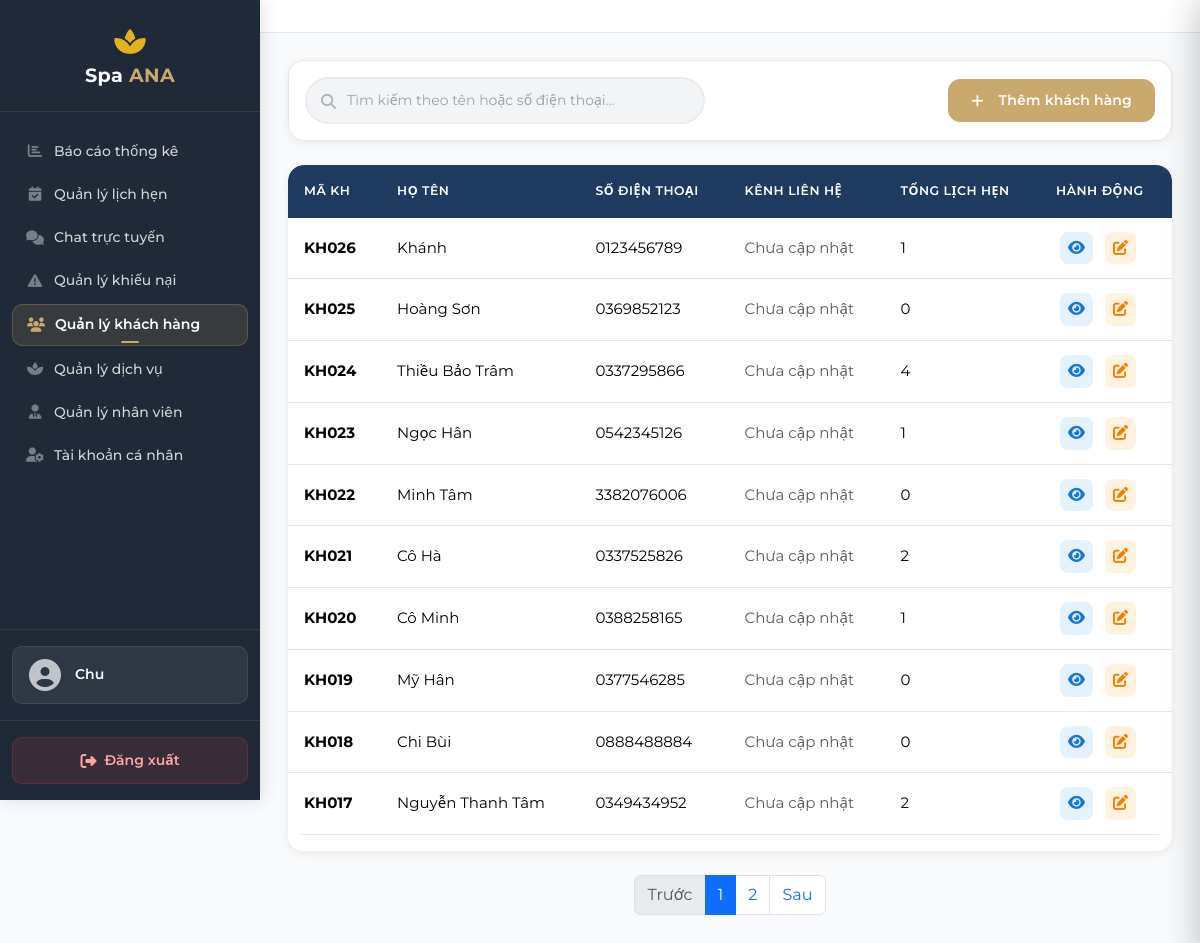
The app's page /manage/customers/ (signed in) with its own data.
### customers/models.py (models this page shows, shortened)
class CustomerProfile(models.Model):
    GENDER_CHOICES = [
        ('Nam', 'Nam'),
        ('Nu', 'Nữ'),
        ('Khac', 'Khác'),
    ]
    user = models.OneToOneField(
        User, on_delete=models.SET_NULL,
        null=True, blank=True,
        related_name='customer_profile',
        verbose_name='User'
    )
    phone = models.CharField(max_length=15, unique=True, verbose_name='Số điện thoại')
    full_name = models.CharField(max_length=100, verbose_name='Họ và tên')
    email = models.CharField(max_length=255, blank=True, null=True, unique=True, verbose_name='Email')
    gender = models.CharField(max_length=10, choices=GENDER_CHOICES, blank=True, null=True, verbose_name='Giới tính')
    dob = models.DateField(blank=True, null=True, verbose_name='Ngày sinh')
    address = models.CharField(max_length=255, blank=True, null=True, verbose_name='Địa chỉ')
    notes = models.CharField(max_length=1000, blank=True, null=True, verbose_name='Ghi chú')
    contact_channel = models.CharField(max_length=20, blank=True, null=True, verbose_name='Kênh liên hệ')
    created_at = models.DateTimeField(auto_now_add=True, verbose_name='Thời điểm tạo hồ sơ')
    updated_at = models.DateTimeField(auto_now=True, null=True, blank=True, verbose_name='Thời điểm cập nhật gần nhất')
    class Meta:
        db_table = 'customer_profiles'
        verbose_name = 'Khách hàng'
        verbose_name_plural = 'Khách hàng'
        ordering = ['-created_at']
        indexes = [models.Index(fields=['phone'])]
        constraints = [
            models.CheckConstraint(
                check=models.Q(gender__in=['Nam', 'Nu', 'Khac']) | models.Q(gender__isnull=True),
                name='customerprofile_gender_valid'
            )
        ]

### customers/views.py (the view, shortened to what this page needs)
# urls.py: path('manage/customers/', views.admin_customers, name='admin_customers'),
@login_required(login_url='accounts:login')
def admin_customers(request):
    if not (request.user.is_staff or request.user.is_superuser):
        messages.error(request, 'Bạn không có quyền truy cập trang này.')
        return redirect('pages:home')
    search_query = request.GET.get('search', '').strip()
    customers_qs = CustomerProfile.objects.select_related('user').filter(
        Q(user__isnull=True) | Q(user__is_staff=False, user__is_superuser=False)
    )
    if search_query:
        customers_qs = customers_qs.filter(
            Q(full_name__icontains=search_query) |
            Q(phone__icontains=search_query)
        )
    customers_qs = customers_qs.annotate(
        appt_count=Count(
            'appointments',
            filter=Q(
                appointments__status__in=['NOT_ARRIVED', 'ARRIVED', 'COMPLETED'],
                appointments__deleted_at__isnull=True,
            )
        )
    )
    customers_qs = customers_qs.order_by('-created_at')
    from django.core.paginator import Paginator, EmptyPage, PageNotAnInteger
    paginator = Paginator(customers_qs, 10) # 10 items per page
    page_number = request.GET.get('page', 1)
    try:
        customers = paginator.get_page(page_number)
    except PageNotAnInteger:
        customers = paginator.get_page(1)
    except EmptyPage:
        customers = paginator.get_page(paginator.num_pages)
    return render(request, 'customers/admin_customers.html', {
        'customers': customers,
        'search_query': search_query,
    })

### templates/customers/admin_customers.html (shortened to what this page needs)
{% extends "manage/base.html" %}
{% load static %}
{% block content %}
<div class="card mb-4">
    <div class="card-body">
        <div class="row align-items-center">
            <div class="col-md-8">
                <form method="GET" action="{% url 'customers:admin_customers' %}" class="search-box m-0 w-100" id="searchFilterForm">
                    <i class="fas fa-search"></i>
                    <input type="text" class="form-control" name="search" id="searchInput" placeholder="Tìm kiếm theo tên hoặc số điện thoại..." value="{{ search_query }}">
                </form>
            </div>
            <div class="col-md-4 text-md-end mt-3 mt-md-0">
                <button class="btn btn-warning" data-bs-toggle="modal" data-bs-target="#addCustomerModal">
                    <i class="fas fa-plus me-2"></i>Thêm khách hàng
                </button>
            </div>
        </div>
    </div>
</div>
<div class="customer-table">
    <div class="table-responsive">
        <table class="table table-hover" id="customerTable">
            <thead>
                <tr>
                    <th>Mã KH</th>
                    <th>Họ tên</th>
                    <th>Số điện thoại</th>
                    <th>Kênh liên hệ</th>
                    <th>Tổng lịch hẹn</th>
                    <th>Hành động</th>
                </tr>
            </thead>
            <tbody id="customerTableBody">
                {% for c in customers %}
                <tr>
                    <td><strong>KH{{ c.id|stringformat:"03d" }}</strong></td>
                    <td>{{ c.full_name }}</td>
                    <td>{{ c.phone }}</td>
                    <td>
                        {% if c.contact_channel %}
                            <span class="contact-badge
                                {% if c.contact_channel == 'Zalo' %}zalo
                                {% elif c.contact_channel == 'Facebook' %}facebook
                                {% elif c.contact_channel == 'Điện thoại' %}dien-thoai
                                {% elif c.contact_channel == 'Khác' %}khac
                                {% else %}mac-dinh
                                {% endif %}">
                                {{ c.contact_channel }}
                            </span>
                        {% else %}
                            <span class="text-muted">Chưa cập nhật</span>
                        {% endif %}
                    </td>
                    <td>{{ c.appt_count }}</td>
                    <td>
                        <button class="action-btn view"
                            onclick="viewCustomer(
                                '{{ c.id }}',
                                '{{ c.full_name|escapejs }}',
                                '{{ c.phone|escapejs }}',
                                '{% if c.dob %}{{ c.dob|date:"Y-m-d" }}{% endif %}',
                                '{{ c.contact_channel|default:""|escapejs }}',
                                '{{ c.notes|default:""|escapejs }}',
                                '{{ c.appt_count }}',
                                '{{ c.created_at|date:"Y-m-d" }}',
                                '{{ c.gender|default:""|escapejs }}',
                                '{{ c.address|default:""|escapejs }}'
                            )"
                            title="Xem">
                            <i class="fas fa-eye"></i>
                        </button>
                        <button class="action-btn edit"
                            onclick='editCustomer(
                                "{{ c.id }}",
                                "{{ c.full_name|escapejs }}",
                                "{{ c.phone|escapejs }}",
                                "{% if c.dob %}{{ c.dob|date:'Y-m-d' }}{% endif %}",
                                "{{ c.contact_channel|default:''|escapejs }}",
                                "{{ c.notes|default:''|escapejs }}",
                                "{{ c.gender|default:''|escapejs }}",
                                "{{ c.address|default:''|escapejs }}"
                            )'
                            title="Sửa">
                            <i class="fas fa-edit"></i>
                        </button>
                    </td>
                </tr>
                {% empty %}
                <tr>
                    <td colspan="6" class="text-center py-4">Chưa có khách hàng nào</td>
                </tr>
                {% endfor %}
            </tbody>
        </table>
    </div>
</div>
{% if customers.has_other_pages %}
<nav class="mt-4">
    <ul class="pagination justify-content-center">
        {% if customers.has_previous %}
        <li class="page-item">
            <a class="page-link" href="?page={{ customers.previous_page_number }}{% if search_query %}&search={{ search_query }}{% endif %}">Trước</a>
        </li>
        {% else %}
        <li class="page-item disabled"><a class="page-link" href="#">Trước</a></li>
        {% endif %}
        {% for num in customers.paginator.page_range %}
            {% if customers.number == num %}
            <li class="page-item active"><span class="page-link">{{ num }}</span></li>
            {% elif num > customers.number|add:'-3' and num < customers.number|add:'3' %}
            <li class="page-item"><a class="page-link" href="?page={{ num }}{% if search_query %}&search={{ search_query }}{% endif %}">{{ num }}</a></li>
            {% endif %}
        {% endfor %}
        {% if customers.has_next %}
        <li class="page-item">
            <a class="page-link" href="?page={{ customers.next_page_number }}{% if search_query %}&search={{ search_query }}{% endif %}">Sau</a>
        </li>
        {% else %}
        <li class="page-item disabled"><a class="page-link" href="#">Sau</a></li>
        {% endif %}
    </ul>
</nav>
{% endif %}
<div class="position-fixed bottom-0 end-0 p-3" style="z-index: 1100">
</div>
{% endblock %}

### templates/manage/includes/sidebar.html (shortened to what this page needs)
{% load static %}
<nav class="admin-sidebar" id="sidebar">
    <div class="sidebar-header">
        <i class="fas fa-spa fa-2x mb-2" style="color: #E0B21B;"></i>
        <h3>Spa <span>ANA</span></h3>
    </div>
    <ul class="nav flex-column sidebar-nav">
        {% if request.user.is_superuser %}
        <li class="nav-item">
            <a class="nav-link {% if request.resolver_match.url_name == 'admin_reports' %}active{% endif %}" href="{% url 'reports:admin_reports' %}">
                <i class="fas fa-chart-bar"></i>
                Báo cáo thống kê
            </a>
        </li>
        {% endif %}
        <li class="nav-item">
            <a class="nav-link {% if request.resolver_match.url_name == 'admin_appointments' %}active{% endif %}" href="{% url 'appointments:admin_appointments' %}">
                <i class="fas fa-calendar-check"></i>
                <span class="sidebar-link-label">Quản lý lịch hẹn</span>
            </a>
        </li>
        <li class="nav-item">
            <a class="nav-link sidebar-chat-link {% if request.resolver_match.url_name == 'admin_live_chat' %}active{% endif %}" href="{% url 'chat:admin_live_chat' %}">
                <i class="fas fa-comments"></i>
                <span class="sidebar-link-label">Chat trực tuyến</span>
            </a>
        </li>
        <li class="nav-item">
            <a class="nav-link {% if request.resolver_match.url_name == 'admin_complaints' %}active{% endif %}" href="{% url 'complaints:admin_complaints' %}">
                <i class="fas fa-exclamation-triangle"></i>
                <span class="sidebar-link-label">Quản lý khiếu nại</span>
            </a>
        </li>
        <li class="nav-item">
            <a class="nav-link {% if request.resolver_match.url_name == 'admin_customers' %}active{% endif %}" href="{% url 'customers:admin_customers' %}">
                <i class="fas fa-users"></i>
                Quản lý khách hàng
            </a>
        </li>
        <li class="nav-item">
            <a class="nav-link {% if request.resolver_match.url_name == 'admin_services' %}active{% endif %}" href="{% url 'spa_services:admin_services' %}">
                <i class="fas fa-spa"></i>
                Quản lý dịch vụ
            </a>
        </li>
        {% if request.user.is_superuser %}
        <li class="nav-item">
            <a class="nav-link {% if request.resolver_match.url_name == 'admin_staff' %}active{% endif %}" href="{% url 'staff:admin_staff' %}">
                <i class="fas fa-user-tie"></i>
                Quản lý nhân viên
            </a>
        </li>
        {% endif %}
        <li class="nav-item">
            <a class="nav-link {% if request.resolver_match.url_name == 'admin_profile' %}active{% endif %}" href="{% url 'admin_panel:admin_profile' %}">
                <i class="fas fa-user-cog"></i>
                Tài khoản cá nhân
            </a>
        </li>
    </ul>
    <div class="sidebar-user-info">
        <div class="user-avatar-section">
            <div class="user-avatar">
                <i class="fas fa-user-circle"></i>
            </div>
            <div class="user-name">
                {% if request.user.customerprofile.full_name %}
                    {{ request.user.customerprofile.full_name }}
                {% else %}
                    {{ request.user.username }}
                {% endif %}
            </div>
        </div>
    </div>
    <div class="sidebar-footer">
        <a href="{% url 'admin_panel:admin_logout' %}" class="btn btn-logout logout-link">
            <i class="fas fa-sign-out-alt"></i>
            Đăng xuất
        </a>
    </div>
</nav>

### records on screen
CustomerProfile: id "026", full_name "Khánh", phone "0123456789", shows "Chưa cập nhật", appt_count "1"
CustomerProfile: id "025", full_name "Hoàng Sơn", phone "0369852123", shows "Chưa cập nhật", appt_count "0"
CustomerProfile: id "024", full_name "Thiều Bảo Trâm", phone "0337295866", shows "Chưa cập nhật", appt_count "4"
CustomerProfile: id "023", full_name "Ngọc Hân", phone "0542345126", shows "Chưa cập nhật", appt_count "1"
CustomerProfile: id "022", full_name "Minh Tâm", phone "3382076006", shows "Chưa cập nhật", appt_count "0"
CustomerProfile: id "021", full_name "Cô Hà", phone "0337525826", shows "Chưa cập nhật", appt_count "2"
CustomerProfile: id "020", full_name "Cô Minh", phone "0388258165", shows "Chưa cập nhật", appt_count "1"
CustomerProfile: id "019", full_name "Mỹ Hân", phone "0377546285", shows "Chưa cập nhật", appt_count "0"
CustomerProfile: id "018", full_name "Chi Bùi", phone "0888488884", shows "Chưa cập nhật", appt_count "0"
CustomerProfile: id "017", full_name "Nguyễn Thanh Tâm", phone "0349434952", shows "Chưa cập nhật", appt_count "2"

### other values on screen
{{ request.user.username }} "Chu"
{{ num }} "1"
{{ num }} "2"
